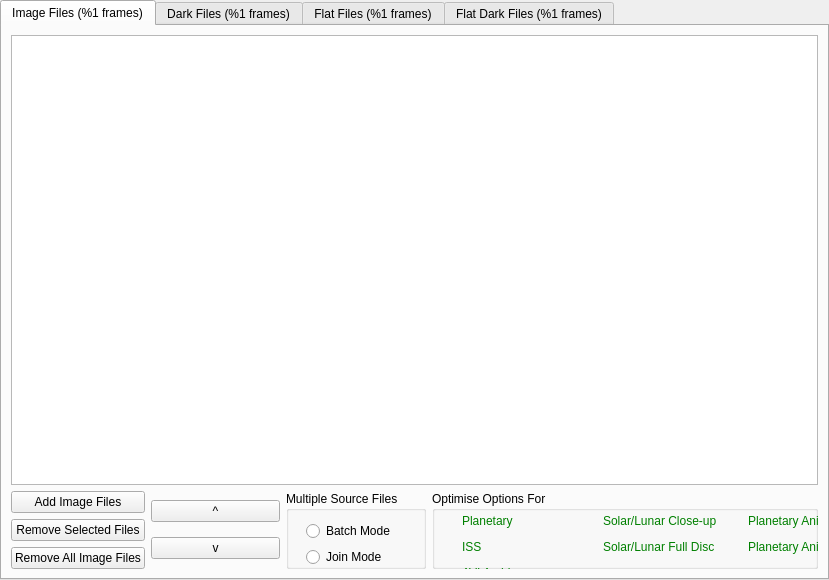
<?xml version="1.0" encoding="UTF-8"?>
<ui version="4.0">
 <class>SourceFiles</class>
 <widget class="QTabWidget" name="SourceFiles">
  <property name="geometry">
   <rect>
    <x>0</x>
    <y>0</y>
    <width>829</width>
    <height>580</height>
   </rect>
  </property>
  <property name="currentIndex">
   <number>0</number>
  </property>
  <widget class="QWidget" name="imagesTab">
   <attribute name="title">
    <string>Image Files (%1 frames)</string>
   </attribute>
   <layout class="QVBoxLayout" name="imagesTabLayout">
    <item>
     <widget class="QTableWidget" name="imageFileList"/>
    </item>
    <item>
     <layout class="QHBoxLayout" name="imageFilesButtonsLayout" stretch="1,1,1,3">
      <item>
       <layout class="QVBoxLayout" name="filesButtonsLayout">
        <item>
         <widget class="QPushButton" name="addImagesButton">
          <property name="toolTip">
           <string>&lt;html&gt;&lt;head/&gt;&lt;body&gt;&lt;p&gt;Add new source files to list of files to be processed&lt;/p&gt;&lt;/body&gt;&lt;/html&gt;</string>
          </property>
          <property name="text">
           <string>Add Image Files</string>
          </property>
         </widget>
        </item>
        <item>
         <widget class="QPushButton" name="removeImagesButton">
          <property name="toolTip">
           <string>&lt;html&gt;&lt;head/&gt;&lt;body&gt;&lt;p&gt;Remove selected source files from list of files to be processed&lt;/p&gt;&lt;/body&gt;&lt;/html&gt;</string>
          </property>
          <property name="text">
           <string>Remove Selected Files</string>
          </property>
         </widget>
        </item>
        <item>
         <widget class="QPushButton" name="removeAllImagesButton">
          <property name="toolTip">
           <string>&lt;html&gt;&lt;head/&gt;&lt;body&gt;&lt;p&gt;Remove all source files from list of files to be processed&lt;/p&gt;&lt;/body&gt;&lt;/html&gt;</string>
          </property>
          <property name="text">
           <string>Remove All Image Files</string>
          </property>
         </widget>
        </item>
       </layout>
      </item>
      <item>
       <layout class="QVBoxLayout" name="verticalLayout">
        <item>
         <widget class="QPushButton" name="imagesUpButton">
          <property name="toolTip">
           <string>&lt;html&gt;&lt;head/&gt;&lt;body&gt;&lt;p&gt;Move the selected source files up in the source file list&lt;/p&gt;&lt;/body&gt;&lt;/html&gt;</string>
          </property>
          <property name="text">
           <string>^</string>
          </property>
         </widget>
        </item>
        <item>
         <widget class="QPushButton" name="imagesDownButton">
          <property name="sizePolicy">
           <sizepolicy hsizetype="Minimum" vsizetype="Fixed">
            <horstretch>0</horstretch>
            <verstretch>0</verstretch>
           </sizepolicy>
          </property>
          <property name="toolTip">
           <string>&lt;html&gt;&lt;head/&gt;&lt;body&gt;&lt;p&gt;Move the selected source files down in the source file list&lt;/p&gt;&lt;/body&gt;&lt;/html&gt;</string>
          </property>
          <property name="text">
           <string>v</string>
          </property>
         </widget>
        </item>
       </layout>
      </item>
      <item>
       <widget class="QGroupBox" name="modeBox">
        <property name="title">
         <string>Multiple Source Files</string>
        </property>
        <widget class="QWidget" name="layoutWidget_01">
         <property name="geometry">
          <rect>
           <x>20</x>
           <y>30</y>
           <width>106</width>
           <height>48</height>
          </rect>
         </property>
         <layout class="QVBoxLayout" name="modeBoxLayout">
          <item>
           <widget class="QRadioButton" name="batchMode">
            <property name="toolTip">
             <string>&lt;html&gt;&lt;head/&gt;&lt;body&gt;&lt;p&gt;Process each input file separately&lt;/p&gt;&lt;/body&gt;&lt;/html&gt;</string>
            </property>
            <property name="text">
             <string>Batch Mode</string>
            </property>
           </widget>
          </item>
          <item>
           <widget class="QRadioButton" name="joinMode">
            <property name="toolTip">
             <string>&lt;html&gt;&lt;head/&gt;&lt;body&gt;&lt;p&gt;Process all input files together as if they were a single file&lt;/p&gt;&lt;/body&gt;&lt;/html&gt;</string>
            </property>
            <property name="text">
             <string>Join Mode</string>
            </property>
           </widget>
          </item>
         </layout>
        </widget>
       </widget>
      </item>
      <item>
       <widget class="QGroupBox" name="optimiseBox">
        <property name="styleSheet">
         <string notr="true">QRadioButton{ color: green; background-color: rgba(255, 255, 255, 0);}</string>
        </property>
        <property name="title">
         <string>Optimise Options For</string>
        </property>
        <widget class="QWidget" name="layoutWidget_02">
         <property name="geometry">
          <rect>
           <x>10</x>
           <y>20</y>
           <width>449</width>
           <height>74</height>
          </rect>
         </property>
         <layout class="QGridLayout" name="optimiseBoxLayout">
          <item row="0" column="1">
           <widget class="QRadioButton" name="closeUpButton">
            <property name="text">
             <string>Solar/Lunar Close-up</string>
            </property>
           </widget>
          </item>
          <item row="0" column="2">
           <widget class="QRadioButton" name="aviButton">
            <property name="text">
             <string>Planetary Animation (AVI)</string>
            </property>
           </widget>
          </item>
          <item row="1" column="1">
           <widget class="QRadioButton" name="fullDiscButton">
            <property name="text">
             <string>Solar/Lunar Full Disc</string>
            </property>
           </widget>
          </item>
          <item row="1" column="2">
           <widget class="QRadioButton" name="gifButton">
            <property name="text">
             <string>Planetary Animation (GIF)</string>
            </property>
           </widget>
          </item>
          <item row="0" column="0">
           <widget class="QRadioButton" name="planetaryButton">
            <property name="styleSheet">
             <string notr="true"/>
            </property>
            <property name="text">
             <string>Planetary</string>
            </property>
           </widget>
          </item>
          <item row="1" column="0">
           <widget class="QRadioButton" name="issButton">
            <property name="text">
             <string>ISS</string>
            </property>
           </widget>
          </item>
          <item row="2" column="0">
           <widget class="QRadioButton" name="archiveButton">
            <property name="text">
             <string>AVI Archive</string>
            </property>
           </widget>
          </item>
         </layout>
        </widget>
       </widget>
      </item>
     </layout>
    </item>
   </layout>
  </widget>
  <widget class="QWidget" name="darksTab">
   <attribute name="title">
    <string>Dark Files (%1 frames)</string>
   </attribute>
   <layout class="QVBoxLayout" name="darksTabLayout">
    <item>
     <widget class="QTableWidget" name="darksFileList"/>
    </item>
    <item>
     <layout class="QHBoxLayout" name="darkFilesButtonsLayout">
      <item>
       <layout class="QVBoxLayout" name="filesButtonsLayout2">
        <item>
         <widget class="QPushButton" name="addDarksButton">
          <property name="toolTip">
           <string>&lt;html&gt;&lt;head/&gt;&lt;body&gt;&lt;p&gt;Add new dark files to the list of files to be processed&lt;/p&gt;&lt;/body&gt;&lt;/html&gt;</string>
          </property>
          <property name="text">
           <string>Add Dark Files</string>
          </property>
         </widget>
        </item>
        <item>
         <widget class="QPushButton" name="removeDarksButton">
          <property name="toolTip">
           <string>&lt;html&gt;&lt;head/&gt;&lt;body&gt;&lt;p&gt;Remove selected files from the list of dark files to be processed&lt;/p&gt;&lt;/body&gt;&lt;/html&gt;</string>
          </property>
          <property name="text">
           <string>Remove Selected Files</string>
          </property>
         </widget>
        </item>
        <item>
         <widget class="QPushButton" name="removeAllDarksButton">
          <property name="toolTip">
           <string>&lt;html&gt;&lt;head/&gt;&lt;body&gt;&lt;p&gt;Remove all dark files from the list of files to be processed&lt;/p&gt;&lt;/body&gt;&lt;/html&gt;</string>
          </property>
          <property name="text">
           <string>Remove All Dark Files</string>
          </property>
         </widget>
        </item>
       </layout>
      </item>
      <item>
       <widget class="QGroupBox" name="darksOptionsBox">
        <property name="title">
         <string>Dark Frame Options</string>
        </property>
        <widget class="QWidget" name="layoutWidget_03">
         <property name="geometry">
          <rect>
           <x>20</x>
           <y>20</y>
           <width>219</width>
           <height>48</height>
          </rect>
         </property>
         <layout class="QVBoxLayout" name="darksOptionsLayout">
          <item>
           <widget class="QCheckBox" name="enableDarkFrameSubtraction">
            <property name="text">
             <string>Enable Dark Frame Subtraction</string>
            </property>
           </widget>
          </item>
          <item>
           <widget class="QCheckBox" name="saveMasterDark">
            <property name="toolTip">
             <string>&lt;html&gt;&lt;head/&gt;&lt;body&gt;&lt;p&gt;When this option is enabled the master dark file is saved as a TIFF file in the logs directory that PIPP generates&lt;/p&gt;&lt;/body&gt;&lt;/html&gt;</string>
            </property>
            <property name="text">
             <string>Save Master Dark Frame</string>
            </property>
           </widget>
          </item>
         </layout>
        </widget>
       </widget>
      </item>
      <item>
       <widget class="QGroupBox" name="hotPixelOptionsBox">
        <property name="title">
         <string>Hot Pixel Options</string>
        </property>
        <widget class="QWidget" name="layoutWidget_04">
         <property name="geometry">
          <rect>
           <x>10</x>
           <y>20</y>
           <width>536</width>
           <height>74</height>
          </rect>
         </property>
         <layout class="QGridLayout" name="hotPixelBoxLayout">
          <item row="0" column="1">
           <widget class="QCheckBox" name="darksMonoWithBayer">
            <property name="toolTip">
             <string>&lt;html&gt;&lt;head/&gt;&lt;body&gt;&lt;p&gt;Enable this control when the image data is raw colour data (monochrome data with a bayer pattern).  This allos PIPP to use the correct neighbouring pixels when doing hot pixel replacement&lt;/p&gt;&lt;/body&gt;&lt;/html&gt;</string>
            </property>
            <property name="text">
             <string>Data Is Monochrome With Bayer Pattern</string>
            </property>
           </widget>
          </item>
          <item row="1" column="0">
           <layout class="QHBoxLayout" name="thresholdLayout">
            <item>
             <widget class="QLabel" name="thresholdLabel">
              <property name="toolTip">
               <string>&lt;html&gt;&lt;head/&gt;&lt;body&gt;&lt;p&gt;This control sets the threshold that a master dark pixel must reach to be considered a hot pixel&lt;/p&gt;&lt;/body&gt;&lt;/html&gt;</string>
              </property>
              <property name="text">
               <string>Hot PIxel Threshold %</string>
              </property>
             </widget>
            </item>
            <item>
             <widget class="QSpinBox" name="thresholdVal"/>
            </item>
           </layout>
          </item>
          <item row="0" column="0">
           <widget class="QCheckBox" name="enableHotPixel">
            <property name="text">
             <string>Enable Hot Pixel Replacement</string>
            </property>
           </widget>
          </item>
         </layout>
        </widget>
       </widget>
      </item>
     </layout>
    </item>
   </layout>
  </widget>
  <widget class="QWidget" name="flatsTab">
   <attribute name="title">
    <string>Flat Files (%1 frames)</string>
   </attribute>
   <layout class="QVBoxLayout" name="flatsTabLayout">
    <item>
     <widget class="QTableWidget" name="flatsFileList"/>
    </item>
    <item>
     <layout class="QHBoxLayout" name="flatFilesButtonsLayout">
      <item>
       <layout class="QVBoxLayout" name="filesButtonsLayout3">
        <item>
         <widget class="QPushButton" name="addFlatsButton">
          <property name="toolTip">
           <string>&lt;html&gt;&lt;head/&gt;&lt;body&gt;&lt;p&gt;Add new flat files to the list of files to be processed&lt;/p&gt;&lt;/body&gt;&lt;/html&gt;</string>
          </property>
          <property name="text">
           <string>Add Flat Files</string>
          </property>
         </widget>
        </item>
        <item>
         <widget class="QPushButton" name="removeFlatsButton">
          <property name="toolTip">
           <string>&lt;html&gt;&lt;head/&gt;&lt;body&gt;&lt;p&gt;Remove selected flat files from the list of files to be processed&lt;/p&gt;&lt;/body&gt;&lt;/html&gt;</string>
          </property>
          <property name="text">
           <string>Remove Selected Files</string>
          </property>
         </widget>
        </item>
        <item>
         <widget class="QPushButton" name="removeAllFlatsButton">
          <property name="toolTip">
           <string>&lt;html&gt;&lt;head/&gt;&lt;body&gt;&lt;p&gt;Remove all flat files from the list of files to be processed&lt;/p&gt;&lt;/body&gt;&lt;/html&gt;</string>
          </property>
          <property name="text">
           <string>Remove All Flat Files</string>
          </property>
         </widget>
        </item>
       </layout>
      </item>
      <item>
       <widget class="QGroupBox" name="flatsOptionsBox">
        <property name="title">
         <string>Flat Frame Options</string>
        </property>
        <widget class="QWidget" name="layoutWidget_05">
         <property name="geometry">
          <rect>
           <x>10</x>
           <y>30</y>
           <width>481</width>
           <height>48</height>
          </rect>
         </property>
         <layout class="QGridLayout" name="gridLayout">
          <item row="0" column="0">
           <widget class="QCheckBox" name="enableFlatFrameCorrection">
            <property name="text">
             <string>Enable Flat Frame Correction</string>
            </property>
           </widget>
          </item>
          <item row="0" column="1">
           <widget class="QCheckBox" name="flatsMonoWithBayer">
            <property name="text">
             <string>Data Is Monochrome With Bayer Pattern</string>
            </property>
           </widget>
          </item>
          <item row="1" column="0">
           <widget class="QCheckBox" name="saveMasterFlat">
            <property name="toolTip">
             <string>&lt;html&gt;&lt;head/&gt;&lt;body&gt;&lt;p&gt;When this option is enabled the master flat frame is saved as a TIFF file in the logs directory that PIPP generates&lt;/p&gt;&lt;/body&gt;&lt;/html&gt;</string>
            </property>
            <property name="text">
             <string>Save Master Flat Frame</string>
            </property>
           </widget>
          </item>
         </layout>
        </widget>
       </widget>
      </item>
     </layout>
    </item>
   </layout>
  </widget>
  <widget class="QWidget" name="flatDarksTab">
   <attribute name="title">
    <string>Flat Dark Files (%1 frames)</string>
   </attribute>
   <layout class="QVBoxLayout" name="flatDarksTabLayout">
    <item>
     <widget class="QTableWidget" name="flatDarksFileList"/>
    </item>
    <item>
     <layout class="QHBoxLayout" name="flatDarkFilesButtonsLayout">
      <item>
       <layout class="QVBoxLayout" name="filesButtonsLayout4">
        <item>
         <widget class="QPushButton" name="addFlatDarksButton">
          <property name="toolTip">
           <string>&lt;html&gt;&lt;head/&gt;&lt;body&gt;&lt;p&gt;Add new flat dark files to the list of files to be processed&lt;/p&gt;&lt;/body&gt;&lt;/html&gt;</string>
          </property>
          <property name="text">
           <string>Add Flat Dark Files</string>
          </property>
         </widget>
        </item>
        <item>
         <widget class="QPushButton" name="removeFlatDarksButton">
          <property name="toolTip">
           <string>&lt;html&gt;&lt;head/&gt;&lt;body&gt;&lt;p&gt;Remove selected flat dark files from the list of files to be processed&lt;/p&gt;&lt;/body&gt;&lt;/html&gt;</string>
          </property>
          <property name="text">
           <string>Remove Selected Files</string>
          </property>
         </widget>
        </item>
        <item>
         <widget class="QPushButton" name="removeAllFlatDarksButton">
          <property name="toolTip">
           <string>&lt;html&gt;&lt;head/&gt;&lt;body&gt;&lt;p&gt;Remove all flat dark files from the list of files to be processed&lt;/p&gt;&lt;/body&gt;&lt;/html&gt;</string>
          </property>
          <property name="text">
           <string>Remove All Flat Dark Files</string>
          </property>
         </widget>
        </item>
       </layout>
      </item>
      <item>
       <widget class="QGroupBox" name="flatDarksOptionsBox">
        <property name="title">
         <string>Flat Dark Frame Options</string>
        </property>
        <widget class="QWidget" name="layoutWidget_06">
         <property name="geometry">
          <rect>
           <x>10</x>
           <y>30</y>
           <width>481</width>
           <height>48</height>
          </rect>
         </property>
         <layout class="QVBoxLayout" name="flatDarksOptionsLayout">
          <item>
           <widget class="QCheckBox" name="enableFlatDarkFrameSubtraction">
            <property name="text">
             <string>Enable Flat Dark Frame Subtraction</string>
            </property>
           </widget>
          </item>
          <item>
           <widget class="QCheckBox" name="saveMasterFlatDark">
            <property name="toolTip">
             <string>&lt;html&gt;&lt;head/&gt;&lt;body&gt;&lt;p&gt;When this option is enabled the master dark frame is saved as a TIFF files in the logs directory that PIPP generates&lt;/p&gt;&lt;/body&gt;&lt;/html&gt;</string>
            </property>
            <property name="text">
             <string>Save Master Flat Dark Frame</string>
            </property>
           </widget>
          </item>
         </layout>
        </widget>
       </widget>
      </item>
     </layout>
    </item>
   </layout>
  </widget>
 </widget>
 <resources/>
 <connections/>
</ui>
